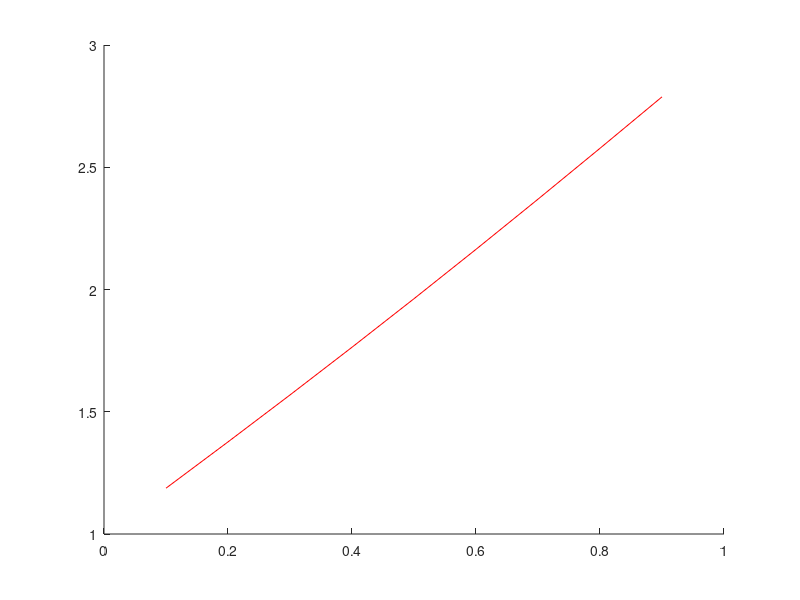

Reproduce this figure in MATLAB.
function [] = SecondOrderBVPforward()
%UNTITLED Summary of this function goes here
%   Detailed explanation goes here

r= @(x)(exp(x));
q= @(x)(cos(x));
p= @(x)(-(x+1));

h= [0.1, 0.05, 0.025, 0.0125]; 

y(1)= 1;
for i=1:1   
    n= 1/h(i) ;
    x= 0:h(i):1;
    A(1, 1)=(h(i)*p(x(2))- h(i)*h(i)*q(x(2))-2);
    A(1, 2)=(1- h(i)*p(x(2)));
    R(1)= -y(1)+ h(i)*h(i)*r(x(2));
    for j=3:n-1
    A(j-1, j-2)= 1; 
    A(j-1, j-1)= (h(i)*p(x(j))- h(i)*h(i)*q(x(j))-2);
    A(j-1, j)= (1- h(i)*p(x(j)));
    R(j-1)= h(i)*h(i)*r(x(j));
    end
    A(n-1, n-2)=1;
    A(n-1, n-1)=(h(i)*p(x(n))- h(i)*h(i)*q(x(n))-2);
    R(n-1)= -3*(1- h(i)*p(x(n)))+ h(i)*h(i)*r(x(n));
    A
    R
    u= A\R';
    u
    x
    hold on
    plot(x(2:end-1), u, 'r');
end
hold off
end
